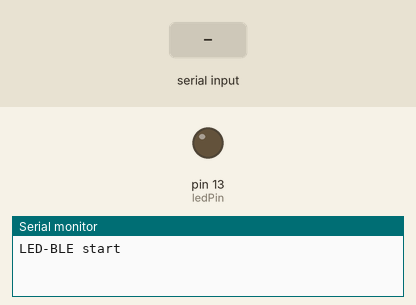
Simulated run of this sketch. Board: Arduino Uno, built with avr-gcc and run on an emulated ATmega328P. On the bench: output pins drawn as LEDs (lit = HIGH), the last lines printed to the serial monitor. The inputs (shaded band) are chosen by the test bench.

Above: at 1.2 s.
1.3 s: "2" received over Serial
At 2.1 s:
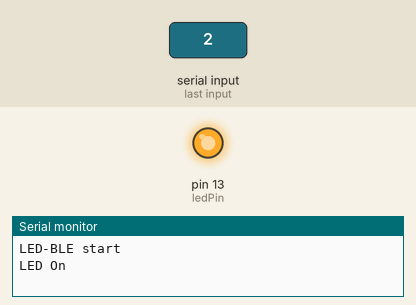
4.3 s: "0" received over Serial
At 4.8 s:
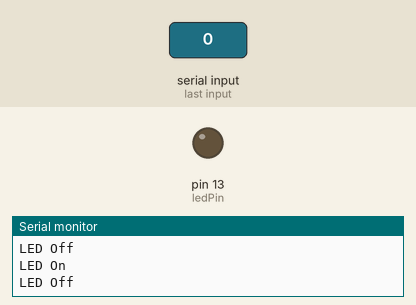
5.8 s: "1" received over Serial
At 7.1 s:
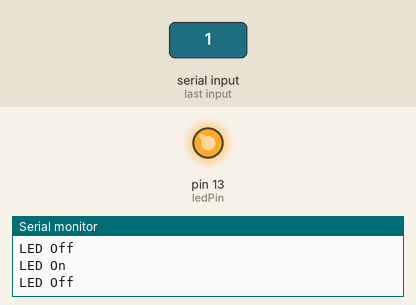
Timing chart, 0 to 8.8 s (numbered marks = the images above; inputs shaded):
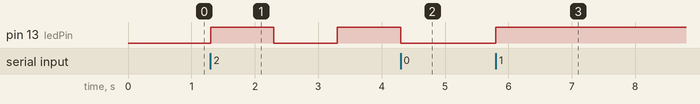

The sketch:

LED-BLE.ino
```cpp
/*
  LED-BLE

  Reads input from BLE and turns on/off or blinks the connected LED.
  LED is connected on Pin 13 of the Arduino.
*/

// set ledPin to on-board LED
const int ledPin = 13;
char data = 0;
// flag to indicate blinking is enabled
bool blink = false;
// last time LED was updated
unsigned long previousMillis = 0;
// interval at which to blink (milliseconds)
const long interval = 1000;

// the setup function runs once when you press reset or power the board
void setup() {
  // initialize digital pin LED_BUILTIN as an output.
  pinMode(ledPin, OUTPUT);
  Serial.begin(9600);
  Serial.println(F("LED-BLE start"));
}

// the loop function runs over and over again forever
void loop() {

  // if available, read input from BLE
  if(Serial.available()>0)// if get data
  {
    // read char from BLE
    char c=Serial.read();
    Serial.println("char: " + c);
    if (c == '0') {
      blink = false;
      digitalWrite(ledPin, LOW);
    }
    else if (c == '1') {
      digitalWrite(ledPin, HIGH);
    }
    else if (c == '2') {
      blink = true;
    }
    else if (c == '3') {
      blink = false;
      digitalWrite(ledPin, HIGH);
    }
  }

  // Check if blink interval has elapsed and turn LED on/off
  if (blink) {
    unsigned long currentMillis = millis();
    if (currentMillis - previousMillis >= interval) {
      previousMillis = currentMillis;

      if (digitalRead(ledPin) == LOW) {
        digitalWrite(ledPin, HIGH);   // turn the LED on
        Serial.println(F("LED On"));
      }
      else if (digitalRead(ledPin) == HIGH) {
        digitalWrite(ledPin, LOW);    // turn the LED off
        Serial.println(F("LED Off"));
      }
    }
  }
}
```

Measured:
- after the input at 1.3 s, pin 13 (ledPin): LOW → HIGH at once, → LOW 1.0 s later, → HIGH 1.0 s later
- after the input at 4.3 s, pin 13 (ledPin): goes on until 4.3 s, then stays LOW
- after the input at 5.8 s, pin 13 (ledPin): LOW → HIGH at once
